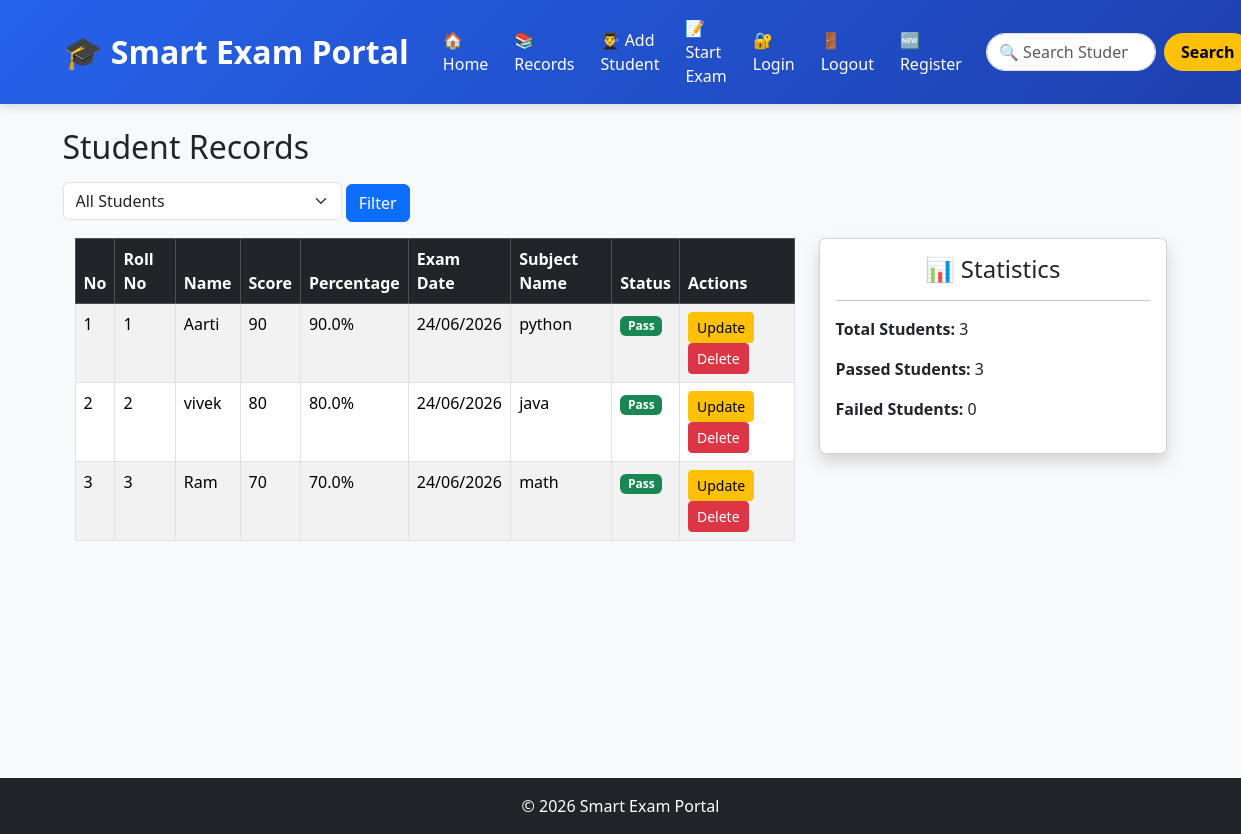
Page /records on the committed database.
### tables this page shows
CREATE TABLE students (
    id INTEGER PRIMARY KEY AUTOINCREMENT,
    roll_number INTEGER,
    subject_name TEXT,
    student_name TEXT,
    score INTEGER,
    percentage REAL,
    exam_date TEXT
);

### smart_exam_portal/app.py (the view)
@app.route("/records")
def records():
    status = request.args.get("status", "")
    conn = get_db()
    if status == "pass":
        students = conn.execute(
            "SELECT * FROM students WHERE percentage >= 40"
        ).fetchall()
    elif status == "fail":
        students = conn.execute(
            "SELECT * FROM students WHERE percentage < 40"
        ).fetchall()
    else:
        students = conn.execute(
            "SELECT * FROM students"
        ).fetchall()
    conn.close()
    return render_template(
        "records.html",
        students=students
    )

### smart_exam_portal/database.py (called while the page is built)
def get_db():
    conn = sqlite3.connect("myproject.db")
    conn.row_factory = sqlite3.Row
    return conn

### smart_exam_portal/templates/records.html (shortened to what this page needs)
{% extends "base.html" %}
{% block content %}
<h2 class="mb-3">Student Records</h2>
<form method="GET" action="{{ url_for('records') }}" class="mb-3">
    <select name="status" class="form-select w-25 d-inline">
        <option value=""
    >
    All Students
</option>
    </select>
    <button type="submit" class="btn btn-primary">
        Filter
    </button>
</form>
<div class="container">
    <div class="row">
        <div class="col-md-8">
            <table class="table table-striped table-hover table-bordered">
                <thead class="table-dark">
                    <tr>
                        <th>No</th>
                        <th>Roll No</th>
                        <th>Name</th>
                        <th>Score</th>
                        <th>Percentage</th>
                        <th>Exam Date</th>
                        <th>Subject Name</th>
                        <th>Status</th>
                        <th>Actions</th>
                    </tr>
                </thead>
                <tbody>
                    {% for student in students %}
                    <tr>
                        <td>{{ loop.index }}</td>
                        <td>{{ student.roll_number }}</td>
                        <td>{{ student.student_name }}</td>
                        <td>{{ student.score }}</td>
                        <td>{{ student.percentage }}%</td>
                        <td>{{ student.exam_date }}</td>
                        <td>{{ student.subject_name }}</td>
                        <td>
                           {% if student.percentage >= 40 %}
                          <span class="badge bg-success">Pass</span>
                {% else %}
                          <span class="badge bg-danger">Fail</span>
                {% endif %}
                        </td>
<td>
    <a href="{{ url_for('edit_student', roll_number=student.roll_number) }}"
       class="btn btn-warning btn-sm">
       Update
    </a>
    <form method="POST"
          action="{{ url_for('delete_student', roll_number=student.roll_number) }}"
          style="display:inline;">
        <button type="submit"
                class="btn btn-danger btn-sm"
                onclick="return confirm('Are you sure you want to delete this student?')">
            Delete
        </button>
    </form>
</td>
                    {% endfor %}
                </tbody>
            </table>
        </div>
        <div class="col-md-4">
            <div class="card shadow">
                <div class="card-body">
                    <h4 class="text-center">📊 Statistics</h4>
                    <hr>
                    <p>
                        <strong>Total Students:</strong>
                        {{ students|length }}
                    </p>
                    <p>
                        <strong>Passed Students:</strong>
                        {{ students|selectattr('percentage', 'ge', 40)|list|length }}
                    </p>
                    <p>
                        <strong>Failed Students:</strong>
                        {{ students|selectattr('percentage', 'lt', 40)|list|length }}
                    </p>
                </div>
            </div>
        </div>
    </div>
</div>
{% endblock %}

### smart_exam_portal/templates/base.html (shortened to what this page needs)
<!DOCTYPE html>
<html lang="en">
<head>
    <link href="https://cdn.jsdelivr.net/npm/bootstrap@5.3.3/dist/css/bootstrap.min.css" rel="stylesheet">
</head>
<body>
<nav class="navbar navbar-expand-lg navbar-dark">
    <div class="container">
        <a class="navbar-brand" href="{{ url_for('home') }}">
            🎓 Smart Exam Portal
        </a>
        <div class="collapse navbar-collapse justify-content-end"
             id="navbarContent">
            <ul class="navbar-nav align-items-center">
                <li class="nav-item">
                    <a class="nav-link"
                       href="{{ url_for('home') }}">
                        🏠 Home
                    </a>
                </li>
                <li class="nav-item">
                    <a class="nav-link"
                       href="{{ url_for('records') }}">
                        📚 Records
                    </a>
                </li>
                <li class="nav-item">
                    <a class="nav-link"
                       href="{{ url_for('add_students') }}">
                        👨‍🎓 Add Student
                    </a>
                </li>
                <li class="nav-item">
                    <a class="nav-link"
                       href="{{ url_for('exam') }}">
                        📝 Start Exam
                    </a>
                </li>
                <li class="nav-item">
                    <a class="nav-link"
                       href="{{ url_for('login') }}">
                        🔐 Login
                    </a>
                </li>
                <li class="nav-item">
                    <a class="nav-link"
                       href="{{ url_for('logout') }}">
                        🚪 Logout
                    </a>
                </li>
                <li class="nav-item">
                    <a class="nav-link"
                       href="{{ url_for('register') }}">
                        🆕 Register
                    </a>
                </li>
            </ul>
            <form class="d-flex ms-lg-3 mt-2 mt-lg-0 position-relative"
                  action="{{ url_for('search') }}"
                  method="GET">
                <input
                    id="searchInput"
                    class="form-control me-2 rounded-pill search-input"
                    type="search"
                    placeholder="🔍 Search Student"
                    name="q"
                    autocomplete="off">
                <button
                    class="btn btn-warning fw-bold rounded-pill px-3 search-btn"
                    type="submit">
                    Search
                </button>
            </form>
        </div>
    </div>
</nav>
<div class="container mt-4 main-content">
    {% block content %}
    {% endblock %}
</div>
<footer class="bg-dark text-white text-center p-3">
    © 2026 Smart Exam Portal
</footer>
</body>
</html>

### smart_exam_portal/templates/base.html (style rules this page uses)
body { background-color:#f8f9fa; }
.navbar { background: linear-gradient(135deg, #2563eb, #1e40af); padding: 8px 0; box-shadow: 0 2px 10px rgba(0,0,0,0.15); }
.navbar-brand { font-size: 32px; font-weight: 700; }
.nav-link { color:white !important; font-weight:500; margin-left:10px; transition: all 0.3s ease; }
.search-input { width:170px; height:38px; }
.search-btn { transition: all 0.3s ease; }
.main-content { min-height:75vh; }
footer { margin-top:50px; }

### rows in the picture
students: roll_number "1", student_name "Aarti", score "90", percentage "90.0", exam_date "24/06/2026", subject_name "python", shows "Pass"
students: roll_number "2", student_name "vivek", score "80", percentage "80.0", exam_date "24/06/2026", subject_name "java", shows "Pass"
students: roll_number "3", student_name "Ram", score "70", percentage "70.0", exam_date "24/06/2026", subject_name "math", shows "Pass"

### other values in the picture
{{ students|length }} "3"
{{ students|selectattr('percentage', 'ge', 40)|list|length }} "3"
{{ students|selectattr('percentage', 'lt', 40)|list|length }} "0"
